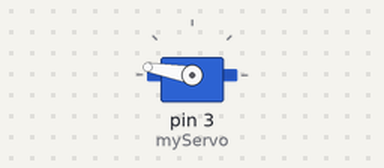
A sketch run on a simulated Arduino Uno, built with avr-gcc and run on an emulated ATmega328P. Shown: servo.

Above: at 2.05 s.
At 8.0 s:
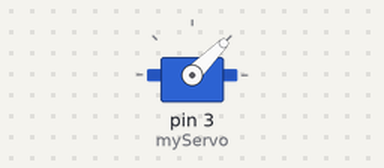
Timing chart, 0 to 9.8 s (numbered marks = the images above):
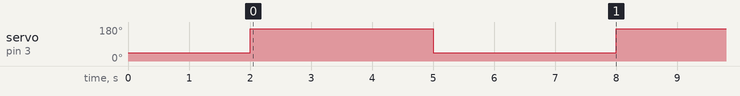

The sketch:

14_2Servo.ino
```cpp
/*
 * Generated using BlocklyDuino:
 *
 * https://github.com/MediaTek-Labs/BlocklyDuino-for-LinkIt
 *
 * Date: Sat, 31 Oct 2020 07:25:57 GMT
 */

#include <Servo.h>

Servo myServo;

void setup()
{
  //避免抖動
  myServo.attach(3);//接在D3
  myServo.write(45);
  delay(2000);
  myServo.detach();//停止
}


void loop()
{
  myServo.attach(3);
  myServo.write(170);
  // 轉動需要時間
  delay(1000);
  myServo.detach();
  delay(2000);
  myServo.attach(3);
  myServo.write(45);
  delay(1000);
  myServo.detach();
  delay(2000);
}
```

Measured:
- by itself, servo on pin 3 (myServo): alternates 170° for 3.0 s and 45° for 3.0 s
